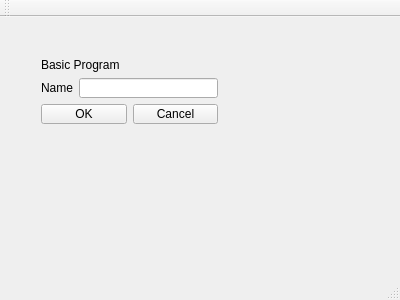
<?xml version="1.0" encoding="UTF-8"?>
<ui version="4.0">
 <class>MainWindow</class>
 <widget class="QMainWindow" name="MainWindow">
  <property name="geometry">
   <rect>
    <x>0</x>
    <y>0</y>
    <width>400</width>
    <height>300</height>
   </rect>
  </property>
  <property name="windowTitle">
   <string>MainWindow</string>
  </property>
  <widget class="QWidget" name="centralWidget">
   <widget class="QWidget" name="">
    <property name="geometry">
     <rect>
      <x>30</x>
      <y>30</y>
      <width>199</width>
      <height>88</height>
     </rect>
    </property>
    <layout class="QVBoxLayout" name="verticalLayout_2">
     <item>
      <widget class="QLabel" name="label_2">
       <property name="text">
        <string>Basic Program</string>
       </property>
      </widget>
     </item>
     <item>
      <layout class="QVBoxLayout" name="verticalLayout">
       <item>
        <layout class="QHBoxLayout" name="horizontalLayout">
         <item>
          <widget class="QLabel" name="label">
           <property name="text">
            <string>Name</string>
           </property>
           <property name="buddy">
            <cstring>lineEdit</cstring>
           </property>
          </widget>
         </item>
         <item>
          <widget class="QLineEdit" name="lineEdit"/>
         </item>
        </layout>
       </item>
       <item>
        <layout class="QHBoxLayout" name="horizontalLayout_2">
         <item>
          <widget class="QPushButton" name="pushButton">
           <property name="text">
            <string>OK</string>
           </property>
          </widget>
         </item>
         <item>
          <widget class="QPushButton" name="pushButton_2">
           <property name="text">
            <string>Cancel</string>
           </property>
          </widget>
         </item>
        </layout>
       </item>
      </layout>
     </item>
    </layout>
   </widget>
  </widget>
  <widget class="QMenuBar" name="menuBar">
   <property name="geometry">
    <rect>
     <x>0</x>
     <y>0</y>
     <width>400</width>
     <height>26</height>
    </rect>
   </property>
  </widget>
  <widget class="QToolBar" name="mainToolBar">
   <attribute name="toolBarArea">
    <enum>TopToolBarArea</enum>
   </attribute>
   <attribute name="toolBarBreak">
    <bool>false</bool>
   </attribute>
  </widget>
  <widget class="QStatusBar" name="statusBar"/>
 </widget>
 <layoutdefault spacing="6" margin="11"/>
 <resources/>
 <connections/>
</ui>
